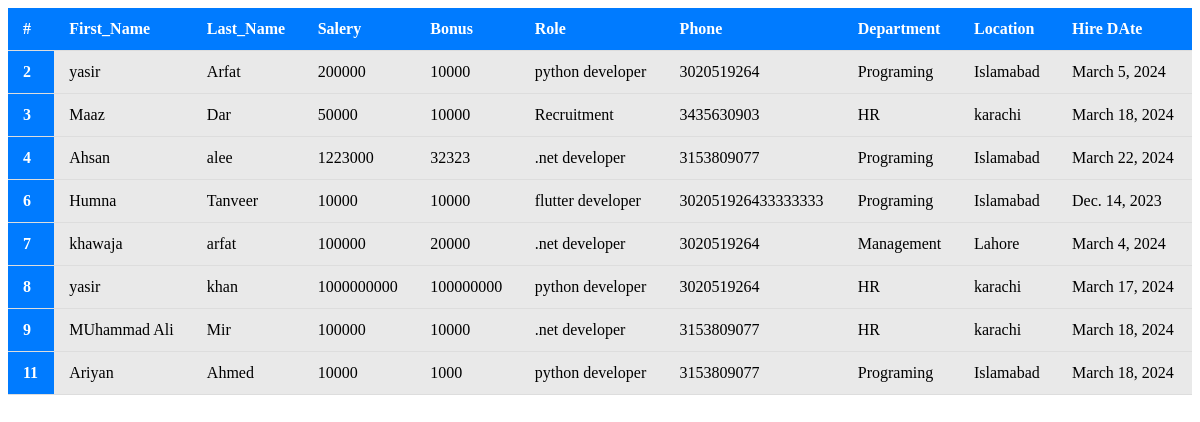
The page /show_emp on the database its author committed.
### emp_app/models.py (models this page shows, shortened)
class Employe(models.Model):
        first_name=models.CharField(max_length=50, null=False)
        last_name=models.CharField(max_length=50)
        dept=models.ForeignKey(Department, on_delete=models.CASCADE)
        salary=models.IntegerField(default=0)
        bonus=models.IntegerField(default=0)
        role=models.ForeignKey(Role, on_delete=models.CASCADE)
        phone=models.IntegerField(default=0)
        hire_date=models.DateField()
        def __str__(self):
              return "%s %s %s" %(self.first_name, self.last_name, self.phone)

class Role(models.Model):
       name=models.CharField(max_length=100, null=False)

class Department(models.Model):
     name=models.CharField(max_length=50, null=False)
     location=models.CharField(max_length=50)

### emp_app/views.py (the view)
# urls.py: path('show_emp', views.show_emp,name = 'show_emp'),
def show_emp (request,):
    emps = Employe.objects.all()
    context={
        'emps':emps
    }
    print(context)
    return render (request, 'show_emp.html',context)

### emp_app/templates/show_emp.html (shortened to what this page needs)
<!doctype html>
<html lang="en">
  <head>
  </head>
  <body>
<div>
<table class="table">
    <thead>
        <tr>
            <th scope="col">#</th>
            <th scope="col">First_Name</th>
            <th scope="col">Last_Name</th>
            <th scope="col">Salery</th>
            <th scope="col">Bonus</th>
            <th scope="col">Role</th>
            <th scope="col">Phone</th>
            <th scope="col">Department</th>
            <th scope="col">Location</th>
            <th scope="col">Hire DAte</th>
          </tr>
    </thead>
           {%for emp in emps%}
    <tbody>
    <tr>
        <th scope="row">{{emp.id}}</th>
        <td>{{emp.first_name}}</td>
        <td>{{emp.last_name}}</td>
        <td>{{emp.salary}}</td>
        <td>{{emp.bonus}}</td>
        <td>{{emp.role.name}}</td>
        <td>{{emp.phone}}</td>
        <td>{{emp.dept.name}}</td>
        <td>{{emp.dept.location}}</td>
        <td>{{emp.hire_date}}</td>
      </tr>
    </tbody>
    {% endfor %}
  </table>
  </div>
</body>
</html>

### emp_app/templates/show_emp.html (style rules this page uses)
table { width: 100%; border-collapse: collapse; }
th, td { padding: 12px 15px; text-align: left; border-bottom: 1px solid #ddd; }
th { background-color: #007bff; color: white; }
tr:nth-child(odd) { background-color: #e9e9e9; }

### rows shown on the page
Employe: id "2", first_name "yasir", last_name "Arfat", salary "200000", bonus "10000", role.name "python developer", phone "3020519264", dept.name "Programing", dept.location "Islamabad", hire_date "March 5, 2024"
Employe: id "3", first_name "Maaz", last_name "Dar", salary "50000", bonus "10000", role.name "Recruitment", phone "3435630903", dept.name "HR", dept.location "karachi", hire_date "March 18, 2024"
Employe: id "4", first_name "Ahsan", last_name "alee", salary "1223000", bonus "32323", role.name ".net developer", phone "3153809077", dept.name "Programing", dept.location "Islamabad", hire_date "March 22, 2024"
Employe: id "6", first_name "Humna", last_name "Tanveer", salary "10000", bonus "10000", role.name "flutter developer", phone "302051926433333333", dept.name "Programing", dept.location "Islamabad", hire_date "Dec. 14, 2023"
Employe: id "7", first_name "khawaja", last_name "arfat", salary "100000", bonus "20000", role.name ".net developer", phone "3020519264", dept.name "Management", dept.location "Lahore", hire_date "March 4, 2024"
Employe: id "8", first_name "yasir", last_name "khan", salary "1000000000", bonus "100000000", role.name "python developer", phone "3020519264", dept.name "HR", dept.location "karachi", hire_date "March 17, 2024"
Employe: id "9", first_name "MUhammad Ali", last_name "Mir", salary "100000", bonus "10000", role.name ".net developer", phone "3153809077", dept.name "HR", dept.location "karachi", hire_date "March 18, 2024"
Employe: id "11", first_name "Ariyan", last_name "Ahmed", salary "10000", bonus "1000", role.name "python developer", phone "3153809077", dept.name "Programing", dept.location "Islamabad", hire_date "March 18, 2024"
